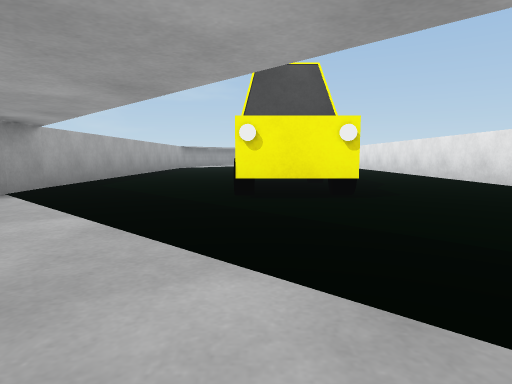
View 1 (above)

24 first-person views from a walk through a 3-D level made in the Unity game engine. The camera is 0.51 m above the floor, tilts 6° down and sees 75° across. The floor is counted in squares, 1 m on a side. Each view is taken from the middle of a square. On the plan, view 1 faces up. The plan holds only what a view shows up to about 9 squares ahead; the rest is blank. The place goes on beyond the plan.

View 2
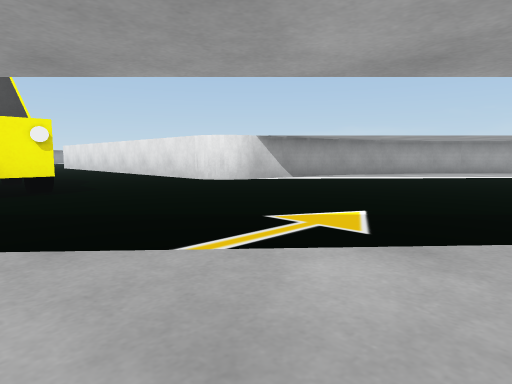

View 3
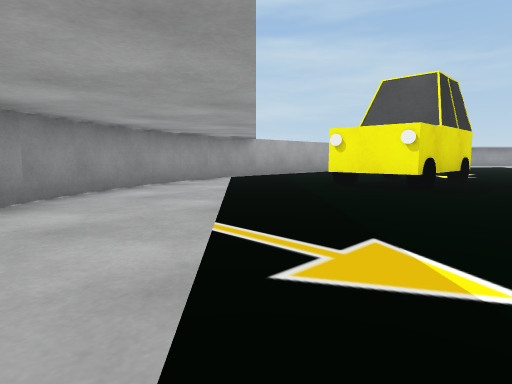

View 4
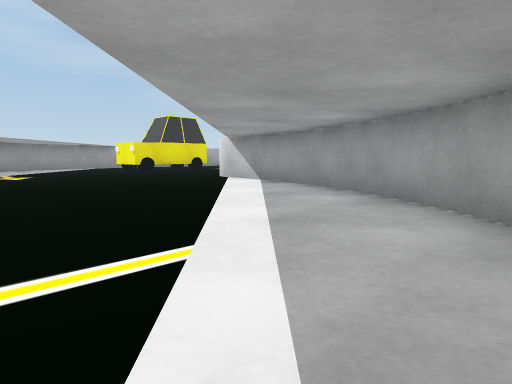

View 5
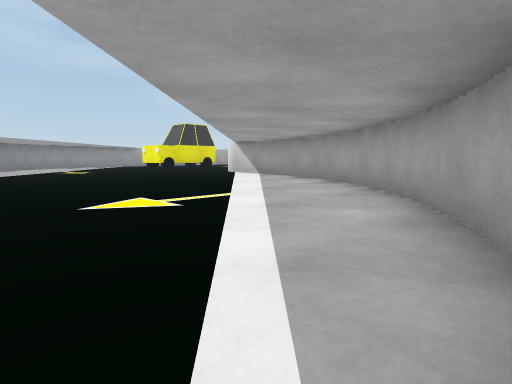

View 6
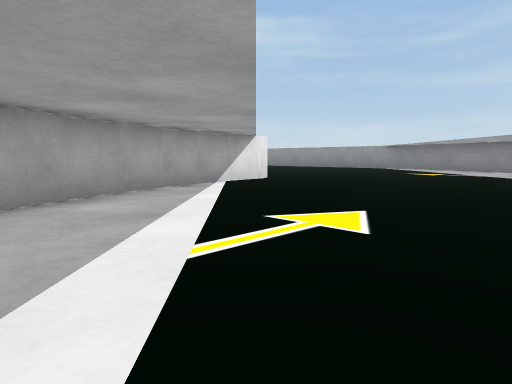

View 7
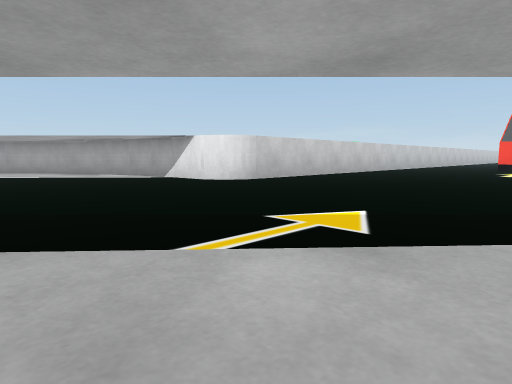

View 8
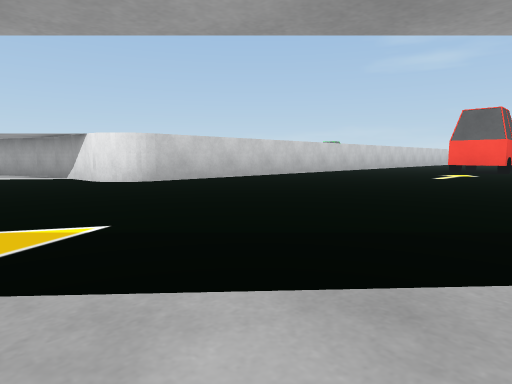

View 9
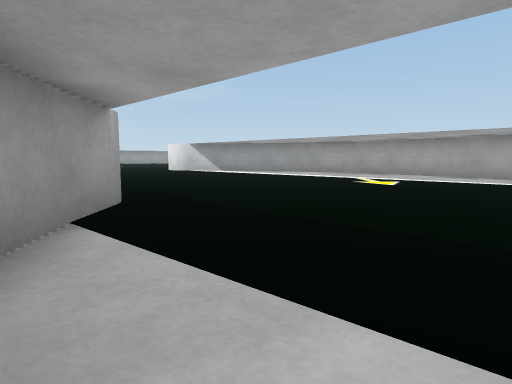

View 10
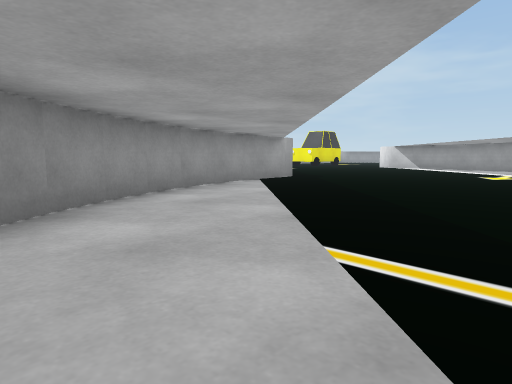

View 11
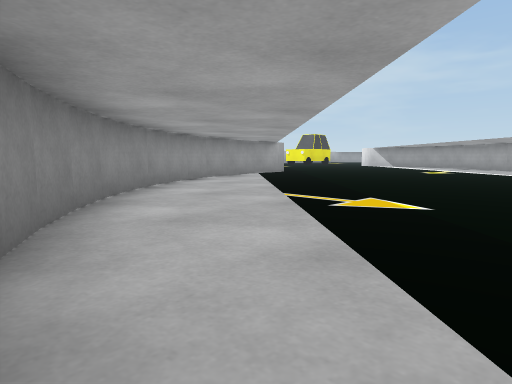

View 12
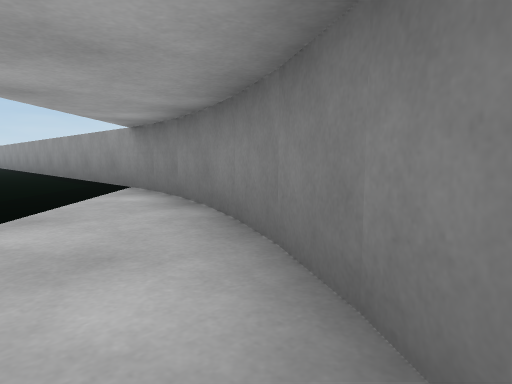

View 13
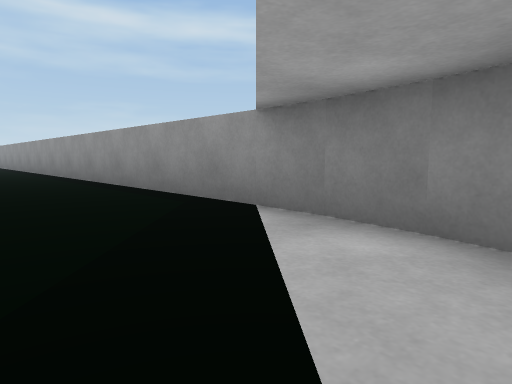

View 14
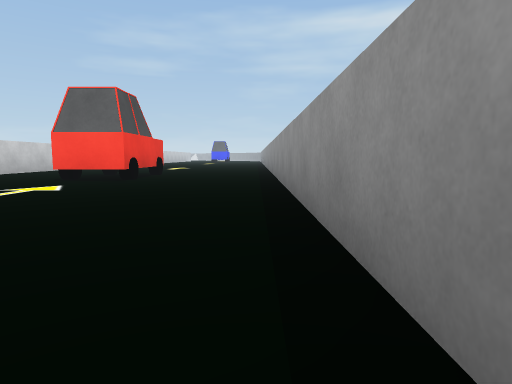

View 15
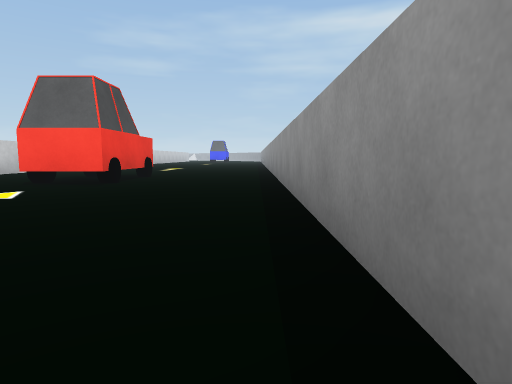

View 16
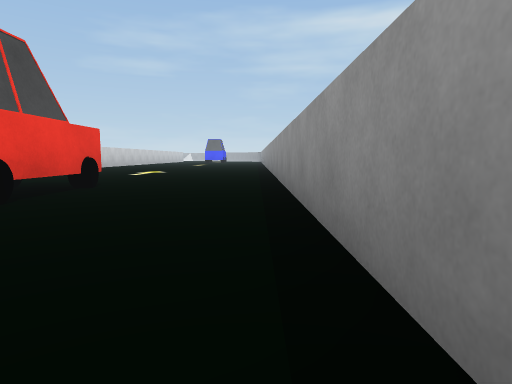

View 17
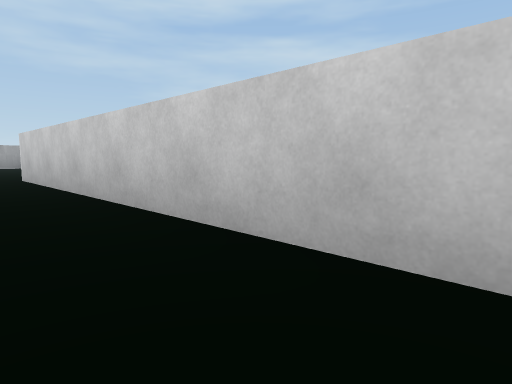

View 18
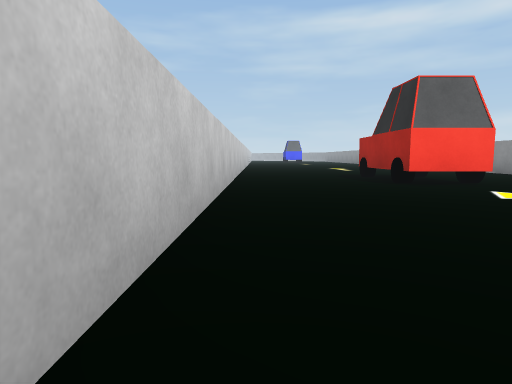

View 19
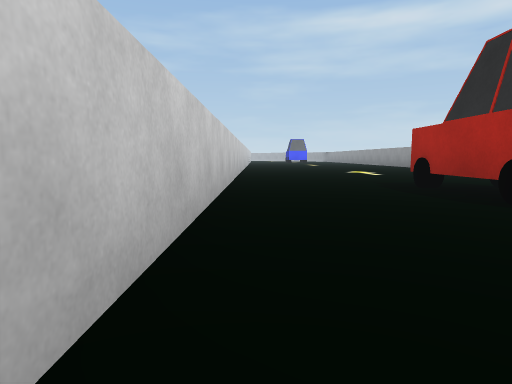

View 20
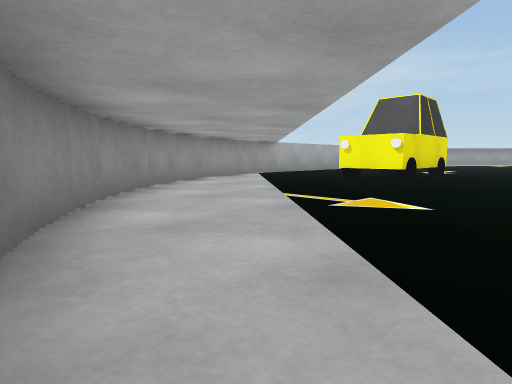

View 21
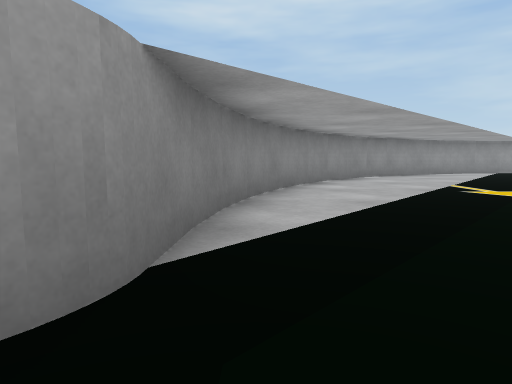

View 22
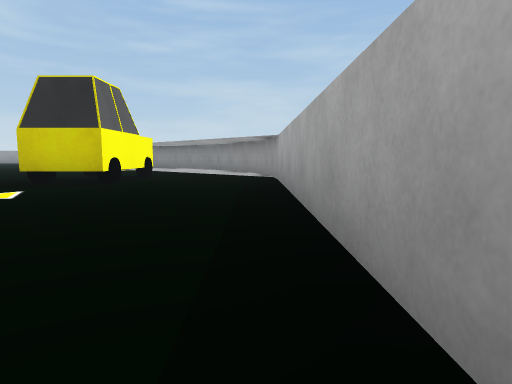

View 23
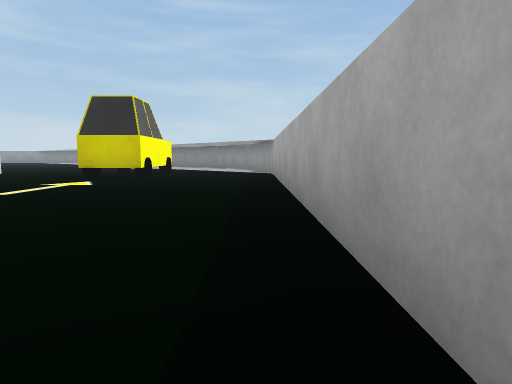

View 24
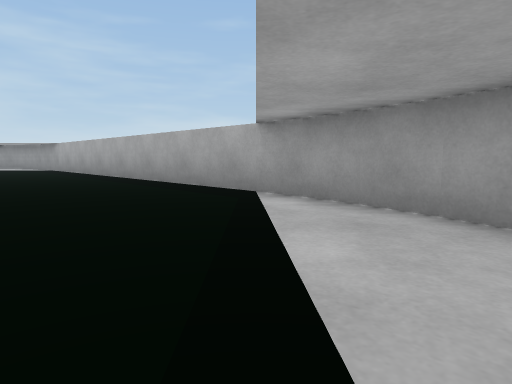

### Floor plan
Points are (right, up) in squares from view 1. A wall is a line through its corners. A room is listed if a view was taken in it or the views show most of it. See-through windows are left out.
Room 1 (views 1, 2, 3, 4, 5, 6, 7, 8, 9, 10, 11, 12, 13, 14, 15, 16, 17, 18, 19, 20, 21, 22, 23, 24)
walls: (7.3, 4.3) (6.3, 4.5); (6.4, 4.5) (5.4, 4.5); (8.1, 4.1) (7.2, 4.4); (9, 3.8) (8, 4.2); (9.8, 3.4) (8.9, 3.8); (4.5, 5.4) (4.5, 9.1); (10.5, 3) (9.7, 3.5); (11.2, 2.4) (10.4, 3); (11.9, 1.8) (11.2, 2.5); (12.5, 1.2) (11.8, 1.9); (13.1, 0.4) (12.4, 1.3); (4.5, -3.4) (5.6, -3.5); (13.5, -0.4) (13, 0.5); (3.6, -3.3) (4.6, -3.5); (6.5, -4.3) (6.5, -5.4); (2, -2.8) (2.9, -3.1) (3.8, -3.3); (13.8, -1.1) (13.4, -0.2); (1.2, -2.4) (2.1, -2.8); (0.5, -2) (1.3, -2.5); (-0.9, -0.8) (-0.2, -1.5) (0.6, -2); (14.1, -2) (13.8, -1); (6.5, -5.3) (6.7, -6.3); (-1.5, -0.2) (-0.8, -0.9); (-2, 0.6) (-1.4, -0.2); (-2.5, 1.3) (-1.9, 0.4); (-2.8, 2.1) (-2.4, 1.2); (14.4, -2.8) (14.1, -1.9); (-3.1, 2.9) (-2.8, 1.9); (6.7, -6.2) (6.9, -7.2); (-3.3, 3.8) (-3.1, 2.8); (-3.5, 4.7) (-3.3, 3.7); (6.9, -7.1) (7.2, -8); (14.5, -4.7) (14.5, -3.6); (14.6, -4.8) (14.3, -2.7); (7.1, -7.9) (7.6, -8.8); (7.6, -8.7) (8.1, -9.6); (8, -9.4) (8.6, -10.2); (8.5, -10.2) (9.2, -10.9); (9.1, -10.8) (9.8, -11.5); (9.7, -11.4) (10.5, -12) (11.3, -12.5); (-3.5, 16.5) (-3.5, 4.5); (-3.3, 17.4) (-3.5, 16.4); (11.2, -12.4) (12.1, -12.8); (-3.1, 18.2) (-3.3, 17.2); (12, -12.8) (13, -13.1); (-2.9, 18.7) (-3.1, 18); (12.8, -13.1) (13.8, -13.3); (13.6, -13.3) (14.6, -13.5); (14.5, -13.5) (27.5, -13.5); (27.5, -5.5) (15.4, -5.5)
objects: car (0, 4) to (1, 7); car (24, -10) to (27, -9)

Where each view was taken, in squares from view 1:
view 1: 0 up, 0 right, facing up
view 2: 1 down, 0 right, facing up-right
view 3: 1 down, 3 right, facing up-left
view 4: 1 down, 12 right, facing up-left
view 5: 3 down, 14 right, facing up-left
view 6: 1 up, 9 right, facing down-right
view 7: 11 down, 10 right, facing up-right
view 8: 12 down, 12 right, facing up-right
view 9: 8 down, 8 right, facing up
view 10: 11 down, 12 right, facing up-left
view 11: 13 down, 14 right, facing up-left
view 12: 11 down, 10 right, facing down-right
view 13: 11 down, 13 right, facing down-right
view 14: 13 down, 17 right, facing right
view 15: 13 down, 18 right, facing right
view 16: 13 down, 21 right, facing right
view 17: 7 down, 24 right, facing up-left
view 18: 6 down, 18 right, facing right
view 19: 6 down, 21 right, facing right
view 20: 3 down, 4 right, facing up-left
view 21: 3 down, 7 right, facing left
view 22: 13 up, 3 left, facing down
view 23: 15 up, 3 left, facing down
view 24: 19 up, 0 right, facing down-left
